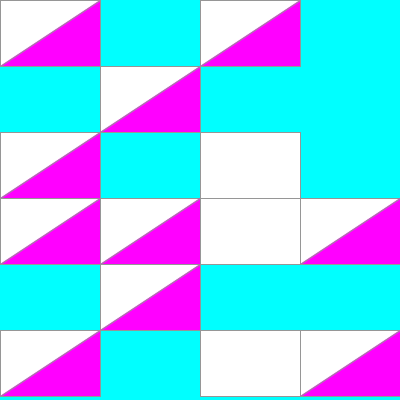
Frame 1 (no input)
Frame 2 (the mouse pressed at the canvas centre, redrawn once): identical to frame 1, image omitted

The Processing sketch that drew this single still picture (run headless with seeded random() and noise(); the mouse was pressed at the canvas centre and the sketch redrawn once):

// Processing sketch: processing_130504
// ── processing_130504.pde

/*
    Copyright (C) 2012  Luiz Ernesto Merkle
 
 This sketch is free software: you can redistribute it and/or modify
 it under the terms of the GNU General Public License as published by
 the Free Software Foundation, either version 3 of the License, or
 (at your option) any later version.
 
 This sketch is distributed in the hope that it will be useful,
 but WITHOUT ANY WARRANTY; without even the implied warranty of
 MERCHANTABILITY or FITNESS FOR A PARTICULAR PURPOSE.  See the
 GNU General Public License for more details.
 
 You should have received a copy of the GNU General Public License
 along with this program.  If not, see <http://www.gnu.org/licenses/>.
 */

// cada elemento desta matriz representa um tipo 
// de desenho a ser realizado em um reticulado 
// Podem ser desenhados tantos quanto são os int
// Neste exemplo, são mostrados apenas tres tipos
int [][] prancha = {
  {
    1, 0, 1, 0
  }
  , 
  {
    0, 1, 0, 0
  }
  , 
  {
    1, 0, 2, 0
  }
  , 
  {
    1, 1, 2, 1
  }
  , 
  {
    0, 1, 0, 0
  }
  , 
  {
    1, 0, 2, 1
  }
};

// algumas variáveis são necessárias para se armazenar
// a largura e a altura das colunas
// O esboço é feito tal que ao se aumentar a matriz, se aumentam as colunas e linhas, automaticamente. 

int linhasp;      // numero de linhas da matriz prancha[][]
int colunasp;     // número de colunas da matriz prancha [][]
int larguracoluna; // largura das colunas
int alturalinha;  // altura das linhas 

void setup() {
  size(400, 400);
  background(0, 255, 255);
  // recuperam-se a largura e o comprimento da matriz
  linhasp = prancha.length;
  colunasp = prancha[0].length; 
  // calcula-se largura e altura de cada célula
  larguracoluna = width/colunasp;  // largura relativa ao tamanho da tela
  alturalinha = height/linhasp;    // altura relativa ao tamanho da tela 
  noLoop();
}

void draw() {
  // pecorre-se o reticulado, linha por linha
  for (int j = 0; j < colunasp; j++)
    // célula por célula
    for (int i = 0; i<linhasp; i++)
    {
      // em cada célula, consulta-se a matriz, 
      //e chama-se uma função específica  
      // cada case do switch desenha tudo que precisa ser desenhado em cada
      // célula e termina com break
      switch (prancha[i][j]) {
      case 0: 
        desenho0();
        break;
      case 1: 
        desenho1(j*larguracoluna, i*alturalinha, larguracoluna, alturalinha );
        break;
      case 2:
        desenho2(j*larguracoluna, i*alturalinha, larguracoluna, alturalinha); 
        // ainda não faz nada
        break; 
      default:;
      }
    }
}

// desenha um quadrado 
void desenho0() {
} // não faz nada

// desenha um quadrado e um triângulo magenta
void desenho1(int posx, int posy, int l, int h) {
  fill(255);
  stroke(150);
  rect(posx, posy, l, h);
  //noStroke();
  fill(255, 0, 255); 
  triangle (posx+l, posy, posx, posy+h, posx+l, posy+h);
}

void desenho2(int posx, int posy, int l, int h) {
  fill(255);
  stroke(150);
  rect(posx, posy, l, h);
}
